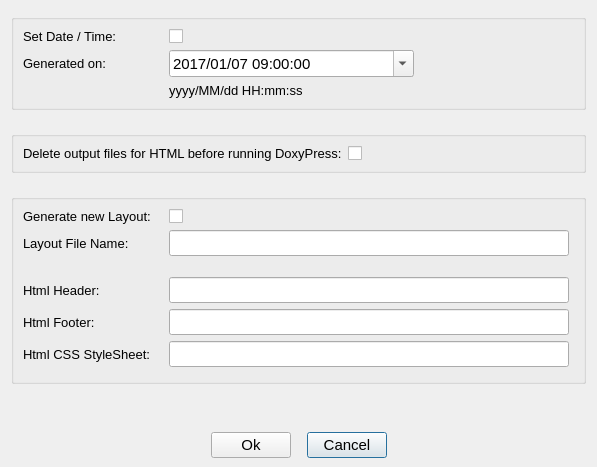
<?xml version="1.0" encoding="UTF-8"?>
<ui version="4.0">
 <class>Dialog_Args</class>
 <widget class="QDialog" name="Dialog_Args">
  <property name="modal">
   <bool>false</bool>
  </property>
  <property name="windowTitle">
   <string>Passed Parameters</string>
  </property>
  <property name="windowModality">
   <enum>Qt::NonModal</enum>
  </property>
  <property name="geometry">
   <rect>
    <x>0</x>
    <y>0</y>
    <width>591</width>
    <height>467</height>
   </rect>
  </property>
  <property name="font">
   <font>
    <pointsize>11</pointsize>
   </font>
  </property>
  <layout class="QVBoxLayout" name="verticalLayout">
   <property name="topMargin">
    <number>14</number>
   </property>
   <property name="bottomMargin">
    <number>9</number>
   </property>
   <item>
    <widget class="QGroupBox" name="groupBox">
     <property name="title">
      <string/>
     </property>
     <layout class="QGridLayout" name="gridLayout">
      <item row="0" column="0">
       <widget class="QLabel" name="label">
        <property name="text">
         <string>Set Date / Time:</string>
        </property>
        <property name="minimumSize">
         <size>
          <width>140</width>
          <height>0</height>
         </size>
        </property>
        <property name="font">
         <font>
          <pointsize>10</pointsize>
         </font>
        </property>
       </widget>
      </item>
      <item row="0" column="1">
       <widget class="QCheckBox" name="set_dateTime">
        <property name="text">
         <string/>
        </property>
        <property name="font">
         <font>
          <pointsize>10</pointsize>
         </font>
        </property>
       </widget>
      </item>
      <item row="1" column="0">
       <widget class="QLabel" name="label_3">
        <property name="text">
         <string>Generated on:</string>
        </property>
        <property name="font">
         <font>
          <pointsize>10</pointsize>
         </font>
        </property>
       </widget>
      </item>
      <item row="1" column="1" colspan="2">
       <widget class="QDateTimeEdit" name="dateTime">
        <property name="time">
         <time>
          <hour>9</hour>
          <minute>0</minute>
          <second>0</second>
         </time>
        </property>
        <property name="minimumDate">
         <date>
          <year>1950</year>
          <month>1</month>
          <day>1</day>
         </date>
        </property>
        <property name="displayFormat">
         <string>yyyy/MM/dd HH:mm:ss</string>
        </property>
        <property name="dateTime">
         <datetime>
          <hour>9</hour>
          <minute>0</minute>
          <second>0</second>
          <year>2017</year>
          <month>1</month>
          <day>7</day>
         </datetime>
        </property>
        <property name="date">
         <date>
          <year>2017</year>
          <month>1</month>
          <day>7</day>
         </date>
        </property>
        <property name="calendarPopup">
         <bool>true</bool>
        </property>
        <property name="font">
         <font>
          <pointsize>11</pointsize>
         </font>
        </property>
       </widget>
      </item>
      <item row="1" column="3">
       <spacer name="horizontalSpacer_1">
        <property name="sizeType">
         <enum>QSizePolicy::Fixed</enum>
        </property>
        <property name="sizeHint" stdset="0">
         <size>
          <width>160</width>
          <height>17</height>
         </size>
        </property>
        <property name="orientation">
         <enum>Qt::Horizontal</enum>
        </property>
       </spacer>
      </item>
      <item row="2" column="1" colspan="2">
       <widget class="QLabel" name="dateFormat">
        <property name="text">
         <string>yyyy/MM/dd HH:mm:ss </string>
        </property>
        <property name="font">
         <font>
          <pointsize>10</pointsize>
         </font>
        </property>
       </widget>
      </item>
     </layout>
    </widget>
   </item>
   <item>
    <spacer name="verticalSpacer_1">
     <property name="sizeType">
      <enum>QSizePolicy::Fixed</enum>
     </property>
     <property name="sizeHint" stdset="0">
      <size>
       <width>20</width>
       <height>15</height>
      </size>
     </property>
     <property name="orientation">
      <enum>Qt::Vertical</enum>
     </property>
    </spacer>
   </item>
   <item>
    <widget class="QGroupBox" name="groupBox_2">
     <property name="title">
      <string/>
     </property>
     <layout class="QGridLayout" name="gridLayout_3">
      <item row="0" column="0">
       <widget class="QLabel" name="label_8">
        <property name="textFormat">
         <enum>Qt::RichText</enum>
        </property>
        <property name="text">
         <string>&lt;html&gt;&lt;head/&gt;&lt;body&gt;&lt;p&gt;Delete output files for HTML before running DoxyPress:&lt;/p&gt;&lt;/body&gt;&lt;/html&gt;</string>
        </property>
        <property name="font">
         <font>
          <pointsize>10</pointsize>
         </font>
        </property>
       </widget>
      </item>
      <item row="0" column="1">
       <widget class="QCheckBox" name="deleteHtml">
        <property name="text">
         <string/>
        </property>
       </widget>
      </item>
     </layout>
    </widget>
   </item>
   <item>
    <spacer name="verticalSpacer_2">
     <property name="sizeType">
      <enum>QSizePolicy::Fixed</enum>
     </property>
     <property name="sizeHint" stdset="0">
      <size>
       <width>20</width>
       <height>15</height>
      </size>
     </property>
     <property name="orientation">
      <enum>Qt::Vertical</enum>
     </property>
    </spacer>
   </item>
   <item>
    <widget class="QGroupBox" name="groupBox_3">
     <property name="title">
      <string/>
     </property>
     <layout class="QGridLayout" name="gridLayout_2">
      <property name="rightMargin">
       <number>14</number>
      </property>
      <property name="bottomMargin">
       <number>14</number>
      </property>
      <item row="5" column="0">
       <widget class="QLabel" name="label_7">
        <property name="text">
         <string>Html Footer:</string>
        </property>
        <property name="font">
         <font>
          <pointsize>10</pointsize>
         </font>
        </property>
       </widget>
      </item>
      <item row="2" column="1">
       <spacer name="verticalSpacer">
        <property name="sizeType">
         <enum>QSizePolicy::Fixed</enum>
        </property>
        <property name="sizeHint" stdset="0">
         <size>
          <width>20</width>
          <height>15</height>
         </size>
        </property>
        <property name="orientation">
         <enum>Qt::Vertical</enum>
        </property>
       </spacer>
      </item>
      <item row="6" column="0">
       <widget class="QLabel" name="label_5">
        <property name="text">
         <string>Html CSS StyleSheet:</string>
        </property>
        <property name="font">
         <font>
          <pointsize>10</pointsize>
         </font>
        </property>
       </widget>
      </item>
      <item row="3" column="1">
       <widget class="QLineEdit" name="html_header">
        <property name="font">
         <font>
          <pointsize>11</pointsize>
         </font>
        </property>
       </widget>
      </item>
      <item row="1" column="1">
       <widget class="QLineEdit" name="layout_fName">
        <property name="minimumSize">
         <size>
          <width>400</width>
          <height>0</height>
         </size>
        </property>
        <property name="font">
         <font>
          <pointsize>11</pointsize>
         </font>
        </property>
       </widget>
      </item>
      <item row="1" column="0">
       <widget class="QLabel" name="label_4">
        <property name="text">
         <string>Layout File Name:</string>
        </property>
        <property name="font">
         <font>
          <pointsize>10</pointsize>
         </font>
        </property>
       </widget>
      </item>
      <item row="0" column="1">
       <widget class="QCheckBox" name="generate_layout">
        <property name="text">
         <string/>
        </property>
       </widget>
      </item>
      <item row="0" column="0">
       <widget class="QLabel" name="label_2">
        <property name="text">
         <string>Generate new Layout:</string>
        </property>
        <property name="minimumSize">
         <size>
          <width>140</width>
          <height>0</height>
         </size>
        </property>
        <property name="font">
         <font>
          <pointsize>10</pointsize>
         </font>
        </property>
       </widget>
      </item>
      <item row="6" column="1">
       <widget class="QLineEdit" name="html_css"/>
      </item>
      <item row="3" column="0">
       <widget class="QLabel" name="label_6">
        <property name="text">
         <string>Html Header:</string>
        </property>
        <property name="font">
         <font>
          <pointsize>10</pointsize>
         </font>
        </property>
       </widget>
      </item>
      <item row="5" column="1">
       <widget class="QLineEdit" name="html_footer">
        <property name="font">
         <font>
          <pointsize>11</pointsize>
         </font>
        </property>
       </widget>
      </item>
     </layout>
    </widget>
   </item>
   <item>
    <spacer name="verticalSpacer_3">
     <property name="sizeType">
      <enum>QSizePolicy::Expanding</enum>
     </property>
     <property name="sizeHint" stdset="0">
      <size>
       <width>20</width>
       <height>30</height>
      </size>
     </property>
     <property name="orientation">
      <enum>Qt::Vertical</enum>
     </property>
    </spacer>
   </item>
   <item>
    <layout class="QHBoxLayout" name="horizontalLayout_3">
     <property name="spacing">
      <number>8</number>
     </property>
     <item>
      <spacer name="horizontalSpacer_30">
       <property name="sizeHint" stdset="0">
        <size>
         <width>20</width>
         <height>20</height>
        </size>
       </property>
       <property name="orientation">
        <enum>Qt::Horizontal</enum>
       </property>
      </spacer>
     </item>
     <item>
      <widget class="QPushButton" name="ok_PB">
       <property name="autoDefault">
        <bool>false</bool>
       </property>
       <property name="text">
        <string>Ok</string>
       </property>
      </widget>
     </item>
     <item>
      <spacer name="horizontalSpacer_33">
       <property name="sizeType">
        <enum>QSizePolicy::Fixed</enum>
       </property>
       <property name="sizeHint" stdset="0">
        <size>
         <width>8</width>
         <height>20</height>
        </size>
       </property>
       <property name="orientation">
        <enum>Qt::Horizontal</enum>
       </property>
      </spacer>
     </item>
     <item>
      <widget class="QPushButton" name="cancel_PB">
       <property name="text">
        <string>Cancel</string>
       </property>
      </widget>
     </item>
     <item>
      <spacer name="horizontalSpacer_34">
       <property name="sizeHint" stdset="0">
        <size>
         <width>20</width>
         <height>20</height>
        </size>
       </property>
       <property name="orientation">
        <enum>Qt::Horizontal</enum>
       </property>
      </spacer>
     </item>
    </layout>
   </item>
  </layout>
 </widget>
 <tabstops>
  <tabstop>generate_layout</tabstop>
  <tabstop>layout_fName</tabstop>
  <tabstop>html_header</tabstop>
  <tabstop>html_footer</tabstop>
  <tabstop>html_css</tabstop>
  <tabstop>ok_PB</tabstop>
  <tabstop>cancel_PB</tabstop>
 </tabstops>
 <resources/>
 <connections/>
</ui>
